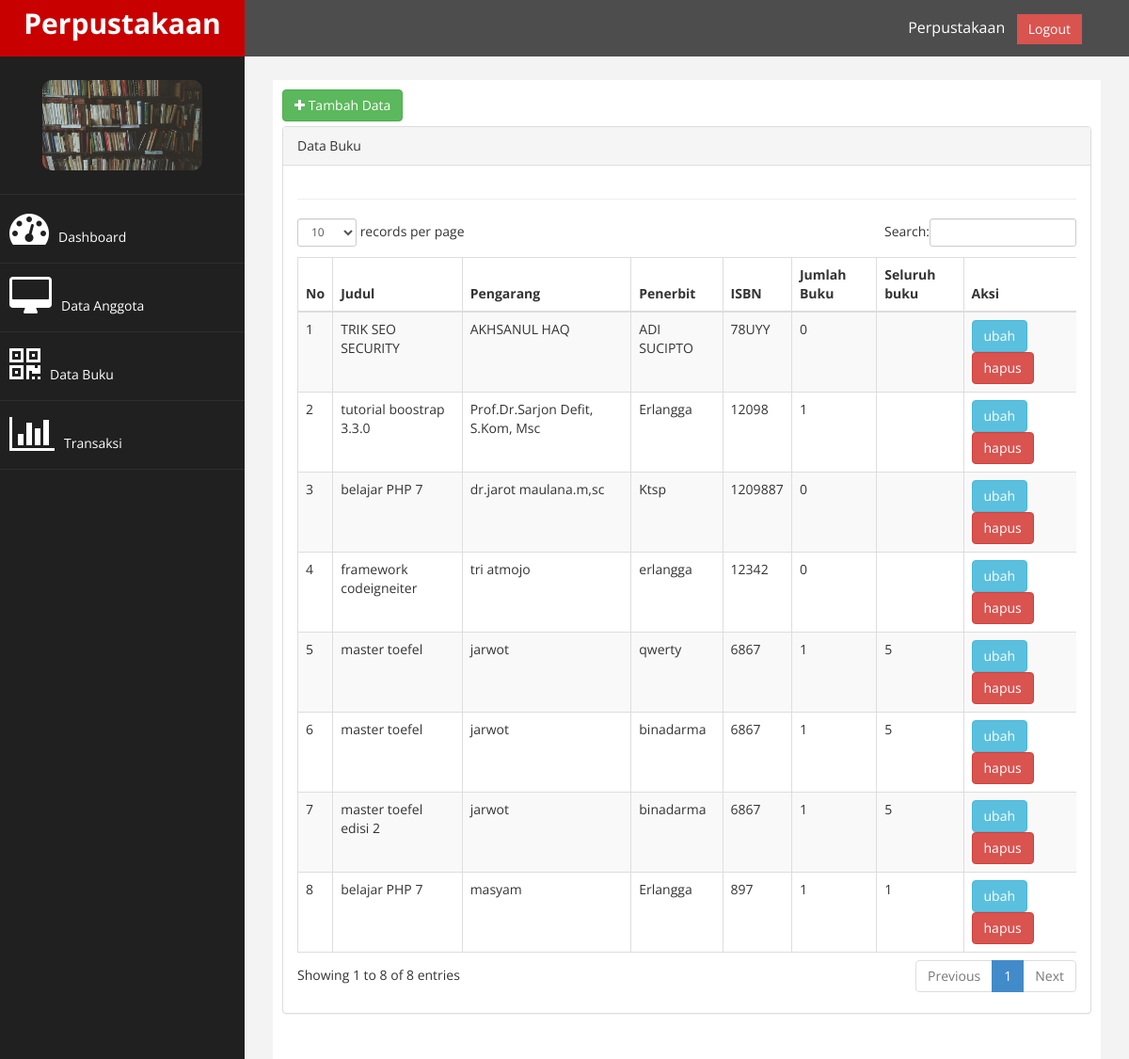
The app's page /index.php?page=buku (signed in) with its own data.
### tables this page shows
CREATE TABLE `tb_buku` (
  `id` int(9) NOT NULL,
  `judul` varchar(200) NOT NULL,
  `pengarang` varchar(100) NOT NULL,
  `Penerbit` varchar(100) NOT NULL,
  `tahun_terbit` varchar(4) NOT NULL,
  `isbn` varchar(25) NOT NULL,
  `jumlah_buku` int(3) NOT NULL,
  `lokasi` enum('rak1','rak2','rak3') NOT NULL,
  `tgl_input` date NOT NULL,
  `img` varchar(50) NOT NULL,
  `seluruh_buku` varchar(250) NOT NULL
);

### page/buku/buku.php (the view)
<a href="?page=buku&aksi=tambah" class="btn btn-success" style="margin-bottom: 5px;"><i class="fa fa-plus"></i>
    Tambah Data</a>
<div class="row">
        <div class="col-md-12">
            <div class="panel panel-default">
                <div class="panel-heading">
                        Data Buku
                </div>
                <div class="panel-body">
                    <div class="table-responsive">
                        <table class="table table-striped table-bordered table-hover" id="dataTables-example">
                            <thead>
                                <tr>
                                    <th>No</th>
                                    <th>Judul</th>
                                    <th>Pengarang</th>
                                    <th>Penerbit</th>
                                    <th>ISBN</th>
                                    <th>Jumlah Buku</th>
                                    <th>Seluruh buku</th>
                                    <th>Aksi</th>
                                </tr>
                            </thead>
                            <tbody>
                                <?php
                                $no = 1;
                                $sql = $koneksi->query("select * from tb_buku");
                                while ($data = $sql->fetch_assoc()){
                                ?>
                                <tr>
                                    <td><?php echo $no++; ?></td>
                                    <td><?php echo $data['judul'];?></td>
                                    <td><?php echo $data['pengarang'];?></td>
                                    <td><?php echo $data['Penerbit'];?></td>
                                    <td><?php echo $data['isbn'];?></td>
                                    <td><?php echo $data['jumlah_buku'];?></td>
                                    <td><?php echo $data['seluruh_buku'];?></td>
                                    <td>
                                        <a href="?page=buku&aksi=ubah&id=<?php echo $data['id']; ?>" class="btn btn-info" >ubah</a>
                                        <a onclick="return confirm('Anda yakin akan menghapus data ini...??')"href="?page=buku&aksi=hapus&id=<?php echo $data['id']; ?>" class="btn btn-danger" >hapus</a>
                                    </td>
                                </tr>
                            <?php } ?>
                    </tbody>
                </div>
            </div>
        </div>
    </div>
</div>

### index.php (shortened to what this page needs)
<?php
    $koneksi = new mysqli ("localhost","root","","db_perpus");
?>
<!DOCTYPE html>
<html xmlns="http://www.w3.org/1999/xhtml">
<head>
    <link href="assets/css/bootstrap.css" rel="stylesheet" />
    <link href="assets/css/font-awesome.css" rel="stylesheet" />
    <link href="assets/css/custom.css" rel="stylesheet" />
   <link href="assets/js/dataTables/dataTables.bootstrap.css" rel="stylesheet" />
</head>
<body>
    <div id="wrapper">
        <nav class="navbar navbar-default navbar-cls-top " role="navigation" style="margin-bottom: 0">
            <div class="navbar-header">
                <a class="navbar-brand" href="index.html">Perpustakaan</a>
            </div>
  <div style="color: white;
padding: 15px 50px 5px 50px;
float: right;
font-size: 16px;"> Perpustakaan &nbsp; <a href="logout.php" class="btn btn-danger square-btn-adjust">Logout</a> </div>
        </nav>
                <nav class="navbar-default navbar-side" role="navigation">
            <div class="sidebar-collapse">
                <ul class="nav" id="main-menu">
				<li class="text-center">
                    <img src="assets/img/book.png" class="user-image img-responsive"/>
					</li>
                    <li>
                        <a  href="index.php"><i class="fa fa-dashboard fa-3x">      </i>Dashboard</a>
                    </li>
                    <li>
                        <a  href="?page=anggota"><i class="fa fa-desktop fa-3x">    </i>Data Anggota</a>
                    </li>
                    <li>
                        <a  href="?page=buku"><i class="fa fa-qrcode fa-3x">         </i>Data Buku</a>
                    </li>
                    <li>
                        <a  href="?page=transaksi"><i class="fa fa-bar-chart-o fa-3x"></i>Transaksi</a>
                    </li>
                </ul>
            </div>
        </nav>
        <div id="page-wrapper" >
            <div id="page-inner">
                <div class="row">
                    <div class="col-md-12">
                        <?php
                          $page   =$_GET["page"];
                          $aksi   =$_GET["aksi"];
                            if ($page == "buku"){
                                if ($aksi == ""){
                                    include "page/buku/buku.php";
                                }elseif ($aksi=="tambah"){
                                    include "page/buku/tambah.php";
                                }elseif ($aksi=="ubah"){
                                    include "page/buku/ubah.php";
                                }elseif ($aksi=="hapus"){
                                    include "page/buku/hapus.php";
                                }
                        }else{
                            include "laporan/laporan_transaksi.php";
                        }
                        ?>
                    </div>
                </div>
                 <hr />
             </div>
            </div>
        </div>
</body>
</html>

### assets/css/custom.css (style rules this page uses)
body { font-family: 'Open Sans', sans-serif; }
#wrapper { width: 100%; background:#202020; }
#page-wrapper { padding: 15px 15px; min-height: 600px; background:#F3F3F3; }
#page-inner { width:100%; margin:10px 20px 10px 0px; background-color:#fff!important; padding:10px; min-height:1200px; }
.text-center { text-align:center; }
.square-btn-adjust { border: 0px solid transparent; -webkit-border-radius: 0px; -moz-border-radius: 0px; border-radius: 0px; }
.user-image { margin: 25px auto; -webkit-border-radius: 10px; -moz-border-radius: 10px; border-radius: 10px; max-height:170px; max-width:170px; }
.navbar-cls-top .navbar-brand { color: #fff; background: #C90000; width: 260px; text-align: center; height: 60px; font-size: 30px; font-weight: 700; }
.sidebar-collapse , .sidebar-collapse .nav { background:none; }
.sidebar-collapse .nav { padding:0; }
.sidebar-collapse .nav > li > a { color:#fff; background:#202020; text-shadow:none; }
.sidebar-collapse > .nav > li > a { padding:15px 10px; }
.sidebar-collapse > .nav > li { border-bottom: 1px solid rgba(107, 108, 109, 0.19); }
.navbar-side { border:none; background-color: #202020; }
.navbar-cls-top { background:#4D4D4D; border-bottom:none; }
.navbar-default { border:0px solid black; }
.navbar-header { background: #A70303; }
.nav > li > a > i { margin-right:10px; }
@media (min-width:768px) { #page-wrapper { margin: 0 0 0 260px; padding: 15px 30px; min-height: 1200px; } }
@media (min-width:768px) { .navbar-side { z-index: 1; position: absolute; width: 260px; } }
@media (min-width:768px) { .navbar { border-radius: 0px; } }

### records on screen
tb_buku: judul "TRIK SEO SECURITY", pengarang "AKHSANUL HAQ", Penerbit "ADI SUCIPTO", isbn "78UYY", jumlah_buku "0"
tb_buku: judul "tutorial boostrap 3.3.0", pengarang "Prof.Dr.Sarjon Defit, S.Kom, Msc", Penerbit "Erlangga", isbn "12098", jumlah_buku "1"
tb_buku: judul "belajar PHP 7", pengarang "dr.jarot maulana.m,sc", Penerbit "Ktsp", isbn "1209887", jumlah_buku "0"
tb_buku: judul "framework codeigneiter", pengarang "tri atmojo", Penerbit "erlangga", isbn "12342", jumlah_buku "0"
tb_buku: judul "master toefel", pengarang "jarwot", Penerbit "qwerty", isbn "6867", jumlah_buku "1", seluruh_buku "5"
tb_buku: judul "master toefel", pengarang "jarwot", Penerbit "binadarma", isbn "6867", jumlah_buku "1", seluruh_buku "5"
tb_buku: judul "master toefel edisi 2", pengarang "jarwot", Penerbit "binadarma", isbn "6867", jumlah_buku "1", seluruh_buku "5"
tb_buku: judul "belajar PHP 7", pengarang "masyam", Penerbit "Erlangga", isbn "897", jumlah_buku "1", seluruh_buku "1"
